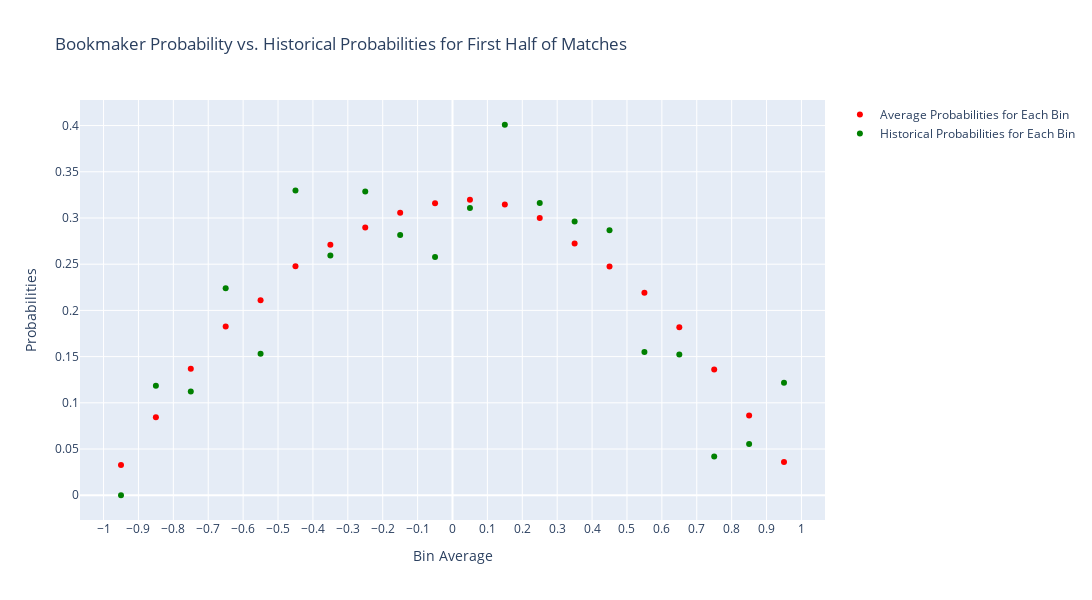
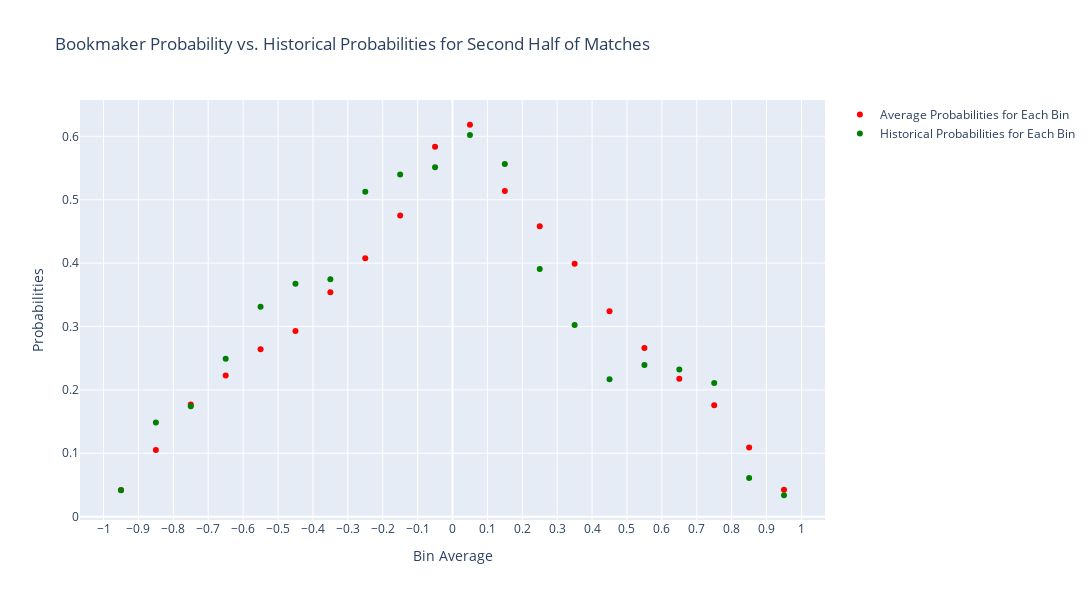

These figures' notebook cell, in order:
### Markdown cell above
After data elimination, task 1 is applied again and compared to the analysis before data elimination.

### Code cell
task2_df = task1(filtered_match_data)
plotdf_task_2_1st, plotdf_task_2_2nd = bins_function(task2_df)
plot(plotdf_task_2_1st, 'First')
plot(plotdf_task_2_2nd, 'Second')

### Figure 1 — Plotly figure (JSON) as saved in the notebook; plotly's stock layout.template omitted (floating-point values rounded to 4 significant figures)
{"data": [{"marker": {"color": "red"}, "mode": "markers", "name": "Average Probabilities for Each Bin", "type": "scatter", "x": [-0.95, -0.85, -0.75, -0.65, -0.55, -0.45, -0.35, -0.25, -0.15, -0.05, 0.05, 0.15, 0.25, 0.35, 0.45, 0.55, 0.65, 0.75, 0.85, 0.95], "y": [0.03271, 0.08435, 0.1368, 0.1826, 0.2111, 0.2478, 0.2711, 0.2897, 0.3056, 0.316, 0.3196, 0.3145, 0.3001, 0.2724, 0.2476, 0.219, 0.1819, 0.136, 0.08622, 0.0359]}, {"marker": {"color": "green"}, "mode": "markers", "name": "Historical Probabilities for Each Bin", "type": "scatter", "x": [-0.95, -0.85, -0.75, -0.65, -0.55, -0.45, -0.35, -0.25, -0.15, -0.05, 0.05, 0.15, 0.25, 0.35, 0.45, 0.55, 0.65, 0.75, 0.85, 0.95], "y": [0, 0.1185, 0.1122, 0.224, 0.1531, 0.3298, 0.2594, 0.3287, 0.2815, 0.2578, 0.3107, 0.4009, 0.3163, 0.2961, 0.2867, 0.1551, 0.1522, 0.04206, 0.0555, 0.1218]}], "layout": {"height": 600, "title": {"text": "Bookmaker Probability vs. Historical Probabilities for First Half of Matches"}, "width": 1200, "xaxis": {"tickangle": 0, "tickmode": "array", "tickvals": [-1, -0.9, -0.8, -0.7, -0.6, -0.5, -0.4, -0.3, -0.2, -0.1, 0, 0.1, 0.2, 0.3, 0.4, 0.5, 0.6, 0.7, 0.8, 0.9, 1], "title": {"text": "Bin Average"}}, "yaxis": {"title": {"text": "Probabilities"}}}}

### Figure 2 — Plotly figure (JSON) as saved in the notebook; plotly's stock layout.template omitted (floating-point values rounded to 4 significant figures)
{"data": [{"marker": {"color": "red"}, "mode": "markers", "name": "Average Probabilities for Each Bin", "type": "scatter", "x": [-0.95, -0.85, -0.75, -0.65, -0.55, -0.45, -0.35, -0.25, -0.15, -0.05, 0.05, 0.15, 0.25, 0.35, 0.45, 0.55, 0.65, 0.75, 0.85, 0.95], "y": [0.04191, 0.105, 0.1768, 0.2228, 0.264, 0.2927, 0.3541, 0.4075, 0.4751, 0.5835, 0.6182, 0.5135, 0.458, 0.3988, 0.3239, 0.266, 0.2176, 0.1757, 0.1091, 0.04246]}, {"marker": {"color": "green"}, "mode": "markers", "name": "Historical Probabilities for Each Bin", "type": "scatter", "x": [-0.95, -0.85, -0.75, -0.65, -0.55, -0.45, -0.35, -0.25, -0.15, -0.05, 0.05, 0.15, 0.25, 0.35, 0.45, 0.55, 0.65, 0.75, 0.85, 0.95], "y": [0.0415, 0.1486, 0.1743, 0.2491, 0.3309, 0.3673, 0.3746, 0.5127, 0.5396, 0.551, 0.602, 0.5565, 0.3907, 0.3022, 0.2166, 0.2393, 0.2323, 0.2109, 0.06105, 0.03374]}], "layout": {"height": 600, "title": {"text": "Bookmaker Probability vs. Historical Probabilities for Second Half of Matches"}, "width": 1200, "xaxis": {"tickangle": 0, "tickmode": "array", "tickvals": [-1, -0.9, -0.8, -0.7, -0.6, -0.5, -0.4, -0.3, -0.2, -0.1, 0, 0.1, 0.2, 0.3, 0.4, 0.5, 0.6, 0.7, 0.8, 0.9, 1], "title": {"text": "Bin Average"}}, "yaxis": {"title": {"text": "Probabilities"}}}}
